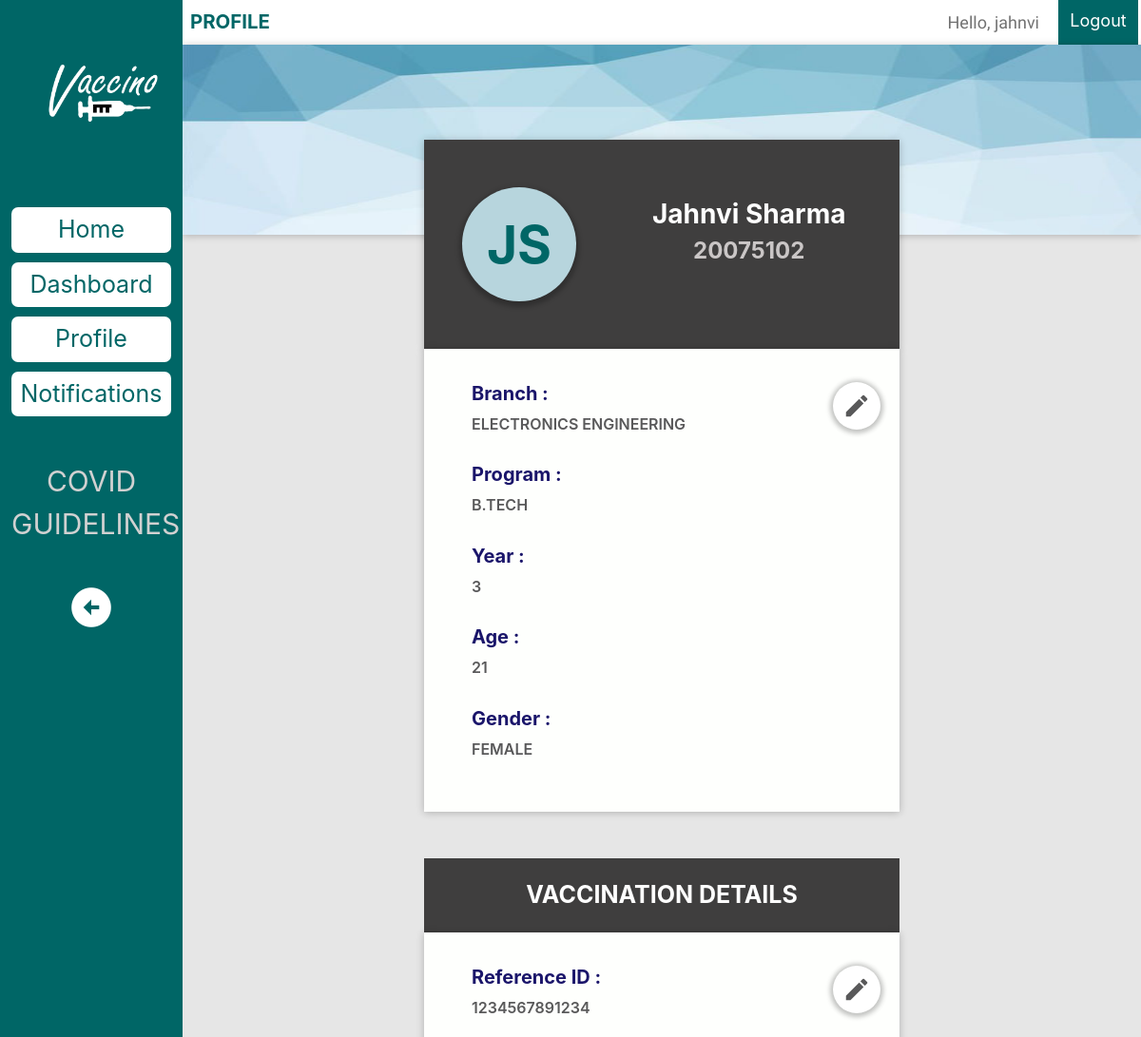
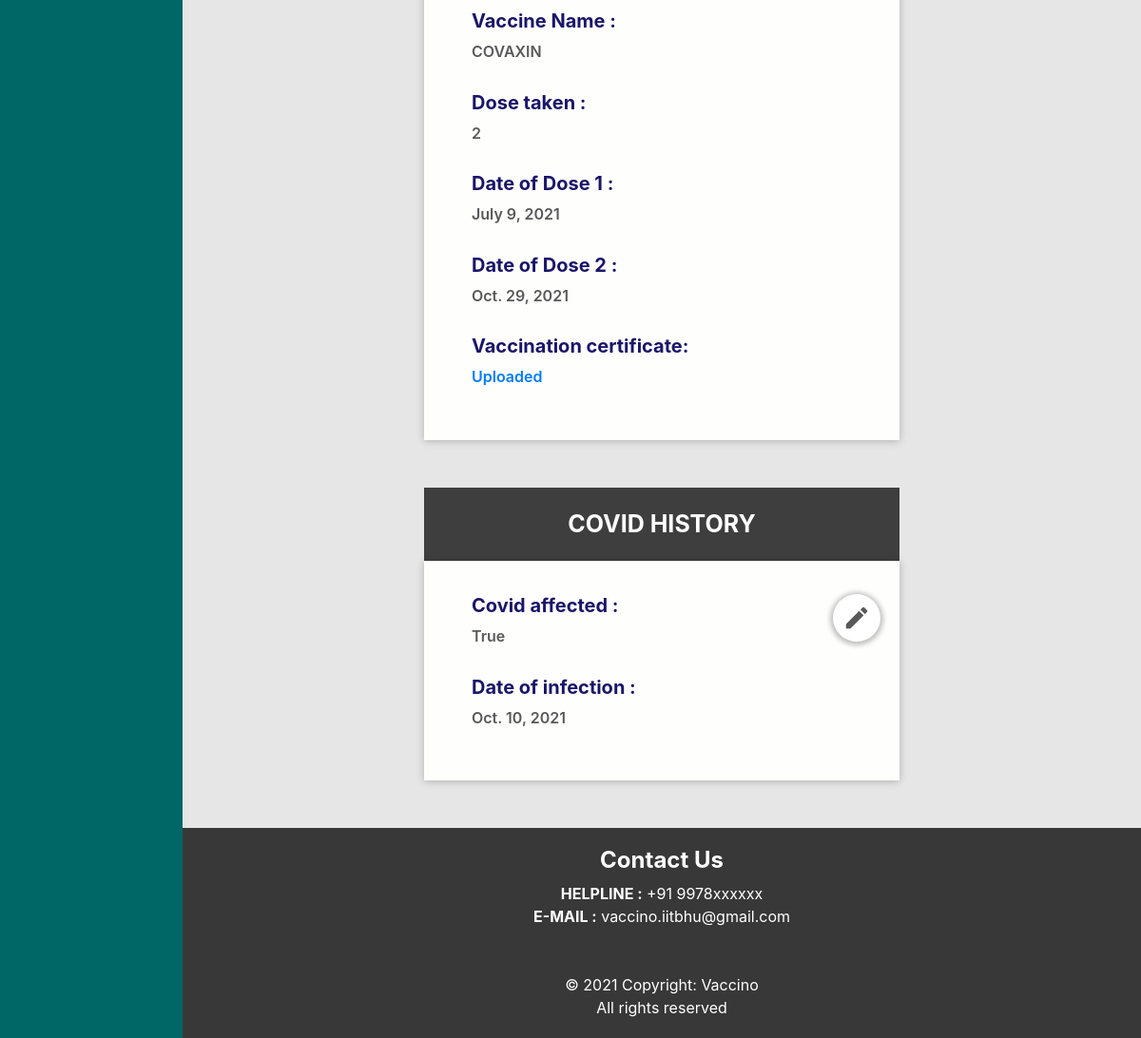
/base/profile/ (signed in), run on the app's committed database (2 pictures, top to bottom).
### base/models.py (models this page shows)
class Profile(models.Model):
    user = models.OneToOneField(User, on_delete=models.CASCADE)
    roll_no = models.CharField(max_length=15, blank=True)
    branch = models.CharField(max_length=50, blank=True, choices= BRANCH_CHOICES)
    program = models.CharField(max_length=30, blank=True, choices= PROGRAM_CHOICES, default= 'B.Tech')
    year = models.PositiveIntegerField(null=True, blank=True, choices= YEAR_CHOICES, default= 1)
    age = models.PositiveIntegerField(null=True, blank=True)
    gender = models.CharField(max_length=15, blank=True, choices= GENDER_CHOICES, default= 'Female')

class VaccDetails(models.Model):
    student = models.ForeignKey(User, related_name='student', on_delete=models.CASCADE)
    reference_id = models.CharField(max_length=30, blank=True)
    vaccine_name = models.CharField(max_length=15, blank=True, choices= VACCINE_NAME)
    dose_taken = models.PositiveIntegerField(null=True, blank=True, choices= DOSE_TAKEN, default= '1')
    date1 = models.DateField(null=True, blank=True)
    date2 = models.DateField(null=True, blank=True)
    certificate = models.FileField(null=True, blank=True, upload_to=user_directory_path)

class CovidHistory(models.Model):
    student1 = models.ForeignKey(User, related_name='student1', on_delete=models.CASCADE)
    infected = models.BooleanField(default=False)
    date = models.DateField(null=True, blank=True)

### base/views.py (the view)
# urls.py: path('profile/', views.profile, name='profile'),
@login_required(login_url='login')
def profile(request):
    context = {
        'user_vacc': None,
        'user_covid': None,
    }
    user_vacc = VaccDetails.objects.filter(student=request.user)[0]
    user_covid = CovidHistory.objects.filter(student1=request.user)[0]
    context['user_vacc'] = user_vacc
    context['user_covid'] = user_covid
    return render(request, 'profile.html', context = context)

### base/templates/profile.html (shortened to what this page needs)
{% extends "base_generic.html" %} {% load static %} {% block style %}
<link rel="stylesheet" href="{% static 'css/profile.css' %}" />
{% endblock %} {% block page %} PROFILE {% endblock%} {% block content %}
<div class="wrapper">
  <div class="top">
    <div class="left">
      <div class="profile_image">
      {{user.first_name.0}}{{user.last_name.0}}
      </div>
    </div>
    <div class="right">
      <h3><b>{{user.first_name}} {{user.last_name}}</b></h3>
      <h4><b>{{user.profile.roll_no}}</b></h4>
    </div>
  </div>
  <div class="bottom">
     <a class="material-icons" id= "edit" href="{% url 'profile_form' %}">edit</a>
    <div class="data">
      <h5>Branch :</h5>
      <p>{{user.profile.branch}}</p>
    </div>
    <div class="data">
      <h5>Program :</h5>
      <p>{{user.profile.program}}</p>
    </div>
    <div class="data">
      <h5>Year :</h5>
      <p>{{user.profile.year}}</p>
    </div>
    <div class="data">
      <h5>Age :</h5>
      <p>{{user.profile.age}}</p>
    </div>
    <div class="data">
      <h5>Gender :</h5>
      <p>{{user.profile.gender}}</p>
    </div>
  </div>
  <br />
  <div class="title">VACCINATION DETAILS</div>
  <div class="v_details">
     <a class="material-icons" id= "edit" href="{% url 'vacc_form' %}">edit</a>
    <div class="data">
      <h5>Reference ID :</h5>
      <p> {{ user_vacc.reference_id }}</p>
    </div>
    <div class="data">
      <h5>Vaccine Name :</h5>
      <p> {{ user_vacc.vaccine_name }} </p>
    </div>
    <div class="data">
      <h5>Dose taken :</h5>
      <p> {{ user_vacc.dose_taken }} </p>
    </div>
    <div class="data">
      <h5>Date of Dose 1 :</h5>
      <p> {{ user_vacc.date1 }} </p>
    </div>
    <div class="data">
      <h5>Date of Dose 2 :</h5>
      <p> {{ user_vacc.date2 }} </p>
    </div>
    <div class="data">
      <h5>Vaccination certificate:</h5>
      {% if user_vacc.certificate %}
      <p><a href="{% get_media_prefix %}/{{user_vacc.certificate}}">
      Uploaded
      </a></p>
      {% else %}
      <p>Not available</p>
      {% endif %}
    </div>
  </div>
  <div class="title">COVID HISTORY</div>
  <div class="v_details">
    <a class="material-icons" id= "edit" href="{% url 'history_form' %}">edit</a>
    <div class="data">
      <h5>Covid affected :</h5>
      <p>{{user_covid.infected}}</p>
    </div>
    <div class="data">
      <h5>Date of infection :</h5>
      <p>{{user_covid.date}}</p>
    </div>
  </div>
</div>
{% endblock %}

### base/templates/base_generic.html (shortened to what this page needs)
{% load static %}
<!DOCTYPE html>
<html lang="en">
  <head>
    <link
      rel="stylesheet"
      href="https://cdn.jsdelivr.net/npm/bootstrap@4.5.3/dist/css/bootstrap.min.css"
    />
    <link rel="stylesheet" href="{% static 'css/base_generic.css' %}" />
    {% block style %} {% endblock %}
  </head>
  <body>
    <div class="d-flex">
      <div class="sidenav" id="sidenav">
        <div class="shownav" id="shownav">
          <img src="{% static 'img/logo.png' %}" alt="VACCINO" />
          <a href="{% url 'index' %}" class="d-flex justify-content-center mt-5">Home</a>
          <a href="{% url 'dashboard' %}" class="d-flex justify-content-center">Dashboard</a>
          <a href="{% url 'profile' %}" class="d-flex justify-content-center">Profile</a>
          <a href="{% url 'notif' %}" class="d-flex justify-content-center mb-3">Notifications</a>
          <a href="https://www.who.int/emergencies/diseases/novel-coronavirus-2019/advice-for-public"
          target="_blank" class="guide">
            COVID <br/>
            GUIDELINES
          </a>
          <div class="text-center">
            <div class="material-icons" style="font-size: 50px; color:white;" id="hidebtn" role="button">
            </div>
          </div>
        </div>
      </div>
      <div class="d-flex flex-column min-vh-100 container-fluid" id="main">
        <div class="row bg-white d-flex">
          <div class="mr-auto p-2">{% block page %} {% endblock %}</div>
          {% if user.is_authenticated %}
          <div class="greet"> Hello, {{user.username}}</div>
          <a href="{% url 'logout' %}" class="p-2">Logout</a>
          {% else %}
          <a href="{% url 'login' %}" class="p-2">Login</a>
          <a href="{% url 'register' %}" class="p-2">Register</a>
          {% endif %}
        </div>
        <div class="main">{% block content %} {% endblock %}</div>
        <div class="mt-auto row footer">
            <div class="d-flex flex-column">
            <div class="text-center">
            <h4><b>Contact Us</b></h4>
            <div> <b>HELPLINE :</b> +91 9978xxxxxx</div>
            <div><b>E-MAIL :</b> vaccino.iitbhu@gmail.com</div>
            </div>
            <br><br>
            <div class="text-center">
              © 2021 Copyright: Vaccino<br/>
              All rights reserved
            </div>
        </div>
      </div>
    </div>
  </body>
</html>

### static/css/base_generic.css (style rules this page uses)
body { background-color: #e6e6e6; min-height: 100%; position: relative; }
.sidenav img { width: 150px; height: 150px; margin-left: 3vw; }
.sidenav { height: 100%; width: clamp(180px,16vw,16vw); position: fixed; background-color: #006666; padding-top: 20px; }
.sidenav a { padding: 5px 0px; text-decoration: none; font-size: 25px; color: #006666; background-color: white; margin: 10px 12px; border-radius: 7px; }
.sidenav .guide { color: rgb(209, 209, 209); background: none; font-size: 30px; text-align: center; display: block; padding: 30px 0px; }
.container-fluid { margin-left: clamp(180px, 16vw, 16vw); max-width: 100vw; }
.p-2 { color: white; background-color: #006666; font-size: clamp(15px, 1.5vw, 1.5vw); margin-right:3px; width: clamp(70px, 7vw, 7vw); text-align: center; }
.mr-auto, .mr-auto:hover { color: #006666; background: none; font-size: clamp(17px, 1.7vw, 1.7vw); font-weight: bold; }
.footer { display: flex; flex-direction: row; justify-content: center; text-align: center; background-color: rgb(56, 56, 56); color: white; bottom:auto; min-height: 100px; padding: 20px 0px; }
.greet { color: #474747c4; text-align: center; font-size: clamp(15px, 1.5vw, 1.5vw); margin: auto 10px; font-family: 'Titillium Web', sans-serif; padding-right: 10px; }

### static/css/profile.css (style rules this page uses)
.wrapper { max-width: 500px; align-items: center; margin: 0 auto; margin-top: -100px; margin-bottom: 50px; }
.wrapper .top { padding: 50px 40px; display: flex; flex-direction: row; text-align: center; align-content: center; background-color: rgb(63, 62, 62); box-shadow: rgba(0, 0, 0, 0.24) 0px 1px 8px; }
.wrapper .top .right { margin-left: 5em; margin-top: 0.75em; }
.wrapper .material-icons { font-size: 100px; border-radius: 50%; background-color: rgb(145, 233, 221); color: rgb(14, 104, 92); padding-bottom: 8px; padding-left: 5px; padding-right: 5px; }
.wrapper .bottom { margin-bottom: 5%; padding: 7% 0% 5% 10%; background-color: rgb(254, 255, 253); box-shadow: rgba(0, 0, 0, 0.24) 0px 1px 8px; }
.wrapper .v_details { padding: 7% 0% 5% 10%; background-color: rgb(254, 255, 253); box-shadow: rgba(0, 0, 0, 0.24) 0px 1px 8px; margin-bottom: 50px; }
.wrapper .title { background-color: rgb(63, 62, 62); color: white; font-size: 25px; font-weight: bold; padding: 20px; text-align: center; }
.wrapper h3 { color: rgb(255, 255, 255); }
.wrapper h4 { color: rgb(202, 198, 198); }
.wrapper .data h5 { color: rgba(17, 11, 100, 0.959); font-weight: 700; text-align: left; }
.wrapper .data p { color: rgb(89, 89, 90); font-weight: 630; text-align: left; padding-bottom: 3%; }
.wrapper .data p a { text-decoration: none; }
.wrapper #edit { font-size: 30px; float:right; margin-right:20px; padding:10px 10px; text-decoration:none; background-color: white; color: rgb(89, 89, 90); box-shadow: rgba(0, 0, 0, 0.24) 0px 1px 5px 3px; }
.profile_image { width: 120px; height: 120px; border-radius: 50%; background: rgb(183, 213, 221); box-shadow: rgba(0, 0, 0, 0.24) 0px 3px 5px 3px; font-size: 55px; font-weight: bold; color: #006666; text-align: center; line-height: 120px; }

### data on the page
VaccDetails: reference_id "1234567891234", vaccine_name "COVAXIN", dose_taken "2", date1 "July 9, 2021", date2 "Oct. 29, 2021"
CovidHistory: infected "True", date "Oct. 10, 2021"

### other printed values
{{ user.username }} "jahnvi"
{{ user.first_name.0 }} "J"
{{ user.last_name.0 }} "S"
{{ user.first_name }} "Jahnvi"
{{ user.last_name }} "Sharma"
{{ user.profile.roll_no }} "20075102"
{{ user.profile.branch }} "ELECTRONICS ENGINEERING"
{{ user.profile.program }} "B.TECH"
{{ user.profile.year }} "3"
{{ user.profile.age }} "21"
{{ user.profile.gender }} "FEMALE"
